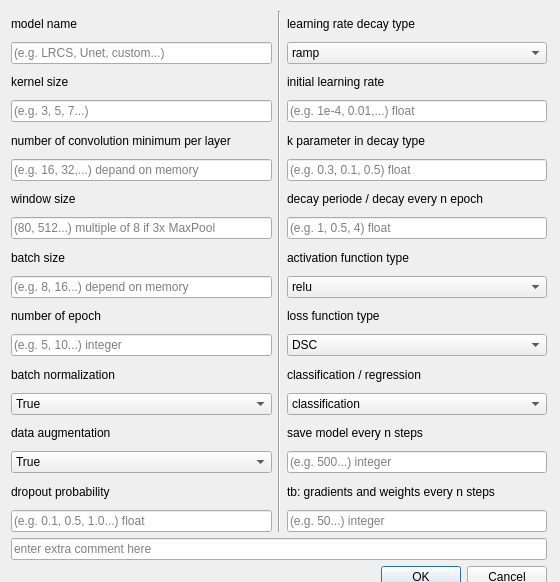
<?xml version="1.0" encoding="UTF-8"?>
<ui version="4.0">
 <class>Dialog</class>
 <widget class="QDialog" name="Dialog">
  <property name="geometry">
   <rect>
    <x>0</x>
    <y>0</y>
    <width>560</width>
    <height>582</height>
   </rect>
  </property>
  <property name="windowTitle">
   <string>Dialog</string>
  </property>
  <widget class="QWidget" name="layoutWidget">
   <property name="geometry">
    <rect>
     <x>11</x>
     <y>11</y>
     <width>536</width>
     <height>577</height>
    </rect>
   </property>
   <layout class="QVBoxLayout" name="verticalLayout_3">
    <item>
     <layout class="QHBoxLayout" name="horizontalLayout">
      <item>
       <layout class="QVBoxLayout" name="verticalLayout_2">
        <item>
         <widget class="QLabel" name="label">
          <property name="text">
           <string>model name</string>
          </property>
         </widget>
        </item>
        <item>
         <widget class="QLineEdit" name="mdl">
          <property name="placeholderText">
           <string>(e.g. LRCS, Unet, custom...)</string>
          </property>
         </widget>
        </item>
        <item>
         <widget class="QLabel" name="label_2">
          <property name="text">
           <string>kernel size</string>
          </property>
         </widget>
        </item>
        <item>
         <widget class="QLineEdit" name="ksize">
          <property name="placeholderText">
           <string>(e.g. 3, 5, 7...)</string>
          </property>
         </widget>
        </item>
        <item>
         <widget class="QLabel" name="label_3">
          <property name="text">
           <string>number of convolution minimum per layer</string>
          </property>
         </widget>
        </item>
        <item>
         <widget class="QLineEdit" name="nbconv">
          <property name="placeholderText">
           <string>(e.g. 16, 32,...) depand on memory</string>
          </property>
         </widget>
        </item>
        <item>
         <widget class="QLabel" name="label_4">
          <property name="text">
           <string>window size</string>
          </property>
         </widget>
        </item>
        <item>
         <widget class="QLineEdit" name="winsize">
          <property name="text">
           <string/>
          </property>
          <property name="placeholderText">
           <string>(80, 512...) multiple of 8 if 3x MaxPool</string>
          </property>
         </widget>
        </item>
        <item>
         <widget class="QLabel" name="label_5">
          <property name="text">
           <string>batch size</string>
          </property>
         </widget>
        </item>
        <item>
         <widget class="QLineEdit" name="batsize">
          <property name="placeholderText">
           <string>(e.g. 8, 16...) depend on memory</string>
          </property>
         </widget>
        </item>
        <item>
         <widget class="QLabel" name="label_6">
          <property name="text">
           <string>number of epoch</string>
          </property>
         </widget>
        </item>
        <item>
         <widget class="QLineEdit" name="nbepoch">
          <property name="text">
           <string/>
          </property>
          <property name="placeholderText">
           <string>(e.g. 5, 10...) integer</string>
          </property>
         </widget>
        </item>
        <item>
         <widget class="QLabel" name="label_7">
          <property name="text">
           <string>batch normalization</string>
          </property>
         </widget>
        </item>
        <item>
         <widget class="QComboBox" name="batnorm">
          <item>
           <property name="text">
            <string>True</string>
           </property>
          </item>
          <item>
           <property name="text">
            <string>False</string>
           </property>
          </item>
         </widget>
        </item>
        <item>
         <widget class="QLabel" name="label_8">
          <property name="text">
           <string>data augmentation</string>
          </property>
         </widget>
        </item>
        <item>
         <widget class="QComboBox" name="aug">
          <item>
           <property name="text">
            <string>True</string>
           </property>
          </item>
          <item>
           <property name="text">
            <string>False</string>
           </property>
          </item>
         </widget>
        </item>
        <item>
         <widget class="QLabel" name="label_9">
          <property name="text">
           <string>dropout probability</string>
          </property>
         </widget>
        </item>
        <item>
         <widget class="QLineEdit" name="dropout">
          <property name="placeholderText">
           <string>(e.g. 0.1, 0.5, 1.0...) float</string>
          </property>
         </widget>
        </item>
       </layout>
      </item>
      <item>
       <widget class="Line" name="line">
        <property name="orientation">
         <enum>Qt::Vertical</enum>
        </property>
       </widget>
      </item>
      <item>
       <layout class="QVBoxLayout" name="verticalLayout">
        <item>
         <widget class="QLabel" name="label_10">
          <property name="text">
           <string>learning rate decay type</string>
          </property>
         </widget>
        </item>
        <item>
         <widget class="QComboBox" name="lrtype">
          <item>
           <property name="text">
            <string>ramp</string>
           </property>
          </item>
          <item>
           <property name="text">
            <string>exp</string>
           </property>
          </item>
          <item>
           <property name="text">
            <string>constant</string>
           </property>
          </item>
         </widget>
        </item>
        <item>
         <widget class="QLabel" name="label_11">
          <property name="text">
           <string>initial learning rate</string>
          </property>
         </widget>
        </item>
        <item>
         <widget class="QLineEdit" name="initlr">
          <property name="placeholderText">
           <string>(e.g. 1e-4, 0.01,...) float</string>
          </property>
         </widget>
        </item>
        <item>
         <widget class="QLabel" name="label_12">
          <property name="text">
           <string>k parameter in decay type</string>
          </property>
         </widget>
        </item>
        <item>
         <widget class="QLineEdit" name="kparam">
          <property name="placeholderText">
           <string>(e.g. 0.3, 0.1, 0.5) float</string>
          </property>
         </widget>
        </item>
        <item>
         <widget class="QLabel" name="label_13">
          <property name="text">
           <string>decay periode / decay every n epoch</string>
          </property>
         </widget>
        </item>
        <item>
         <widget class="QLineEdit" name="pparam">
          <property name="placeholderText">
           <string>(e.g. 1, 0.5, 4) float </string>
          </property>
         </widget>
        </item>
        <item>
         <widget class="QLabel" name="label_14">
          <property name="text">
           <string>activation function type</string>
          </property>
         </widget>
        </item>
        <item>
         <widget class="QComboBox" name="actfn">
          <item>
           <property name="text">
            <string>relu</string>
           </property>
          </item>
          <item>
           <property name="text">
            <string>leaky</string>
           </property>
          </item>
          <item>
           <property name="text">
            <string>sigmoid</string>
           </property>
          </item>
          <item>
           <property name="text">
            <string>tanh</string>
           </property>
          </item>
          <item>
           <property name="text">
            <string>custom</string>
           </property>
          </item>
         </widget>
        </item>
        <item>
         <widget class="QLabel" name="label_15">
          <property name="text">
           <string>loss function type</string>
          </property>
         </widget>
        </item>
        <item>
         <widget class="QComboBox" name="lossfn">
          <item>
           <property name="text">
            <string>DSC</string>
           </property>
          </item>
          <item>
           <property name="text">
            <string>cross_entropy</string>
           </property>
          </item>
          <item>
           <property name="text">
            <string>MSE</string>
           </property>
          </item>
         </widget>
        </item>
        <item>
         <widget class="QLabel" name="label_16">
          <property name="text">
           <string>classification / regression</string>
          </property>
         </widget>
        </item>
        <item>
         <widget class="QComboBox" name="clsReg">
          <item>
           <property name="text">
            <string>classification</string>
           </property>
          </item>
          <item>
           <property name="text">
            <string>regression</string>
           </property>
          </item>
         </widget>
        </item>
        <item>
         <widget class="QLabel" name="label_17">
          <property name="text">
           <string>save model every n steps</string>
          </property>
         </widget>
        </item>
        <item>
         <widget class="QLineEdit" name="svsteps">
          <property name="placeholderText">
           <string>(e.g. 500...) integer</string>
          </property>
         </widget>
        </item>
        <item>
         <widget class="QLabel" name="label_18">
          <property name="text">
           <string>tb: gradients and weights every n steps</string>
          </property>
         </widget>
        </item>
        <item>
         <widget class="QLineEdit" name="tbstep">
          <property name="placeholderText">
           <string>(e.g. 50...) integer</string>
          </property>
         </widget>
        </item>
       </layout>
      </item>
     </layout>
    </item>
    <item>
     <widget class="QLineEdit" name="comment">
      <property name="placeholderText">
       <string>enter extra comment here</string>
      </property>
     </widget>
    </item>
    <item>
     <widget class="QDialogButtonBox" name="buttonBox">
      <property name="orientation">
       <enum>Qt::Horizontal</enum>
      </property>
      <property name="standardButtons">
       <set>QDialogButtonBox::Cancel|QDialogButtonBox::Ok</set>
      </property>
     </widget>
    </item>
   </layout>
  </widget>
 </widget>
 <resources/>
 <connections>
  <connection>
   <sender>buttonBox</sender>
   <signal>accepted()</signal>
   <receiver>Dialog</receiver>
   <slot>accept()</slot>
   <hints>
    <hint type="sourcelabel">
     <x>248</x>
     <y>254</y>
    </hint>
    <hint type="destinationlabel">
     <x>157</x>
     <y>274</y>
    </hint>
   </hints>
  </connection>
  <connection>
   <sender>buttonBox</sender>
   <signal>rejected()</signal>
   <receiver>Dialog</receiver>
   <slot>reject()</slot>
   <hints>
    <hint type="sourcelabel">
     <x>316</x>
     <y>260</y>
    </hint>
    <hint type="destinationlabel">
     <x>286</x>
     <y>274</y>
    </hint>
   </hints>
  </connection>
 </connections>
</ui>
